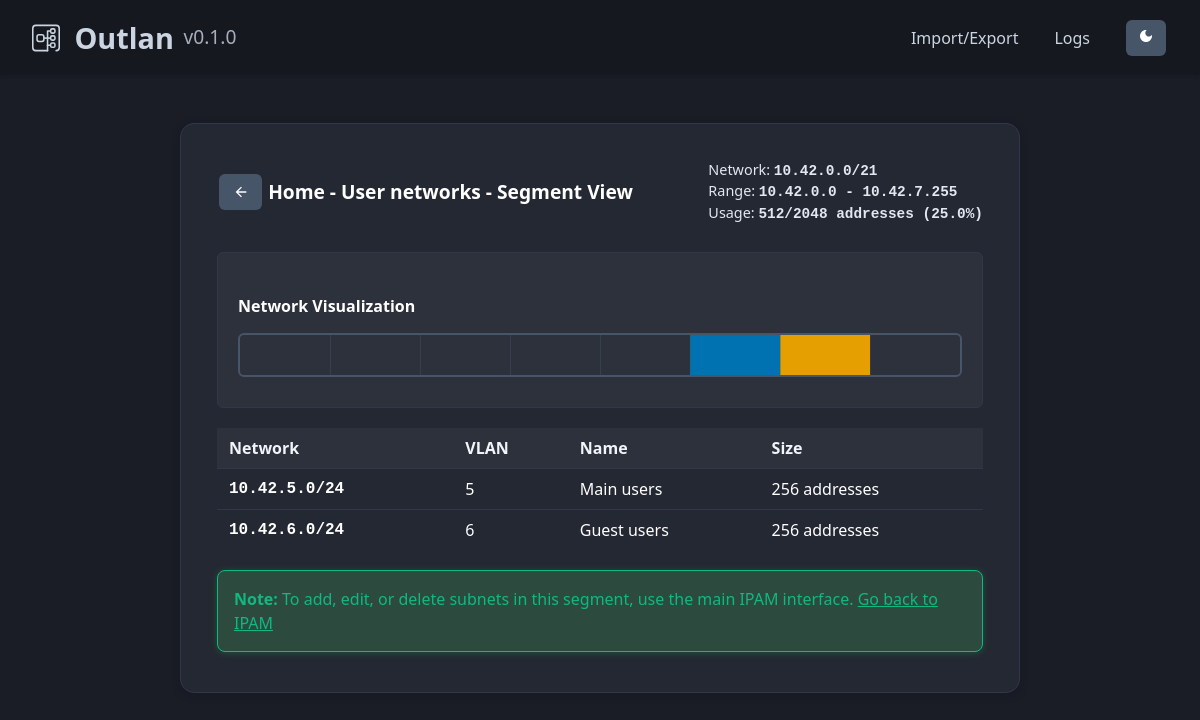
Screenshot of /segment/container/1 with the database file from the repository.
### app/models/__init__.py (models this page shows, shortened)
class NetworkContainer(db.Model):
    __tablename__ = "network_containers"
    id = Column(Integer, primary_key=True, autoincrement=True)
    block_id = Column(Integer, ForeignKey("network_blocks.id"), nullable=False)
    name = Column(String(255), nullable=False)
    base_network = Column(String(50), nullable=False)  # CIDR format for segment planning
    position = Column(Integer, default=0)
    block = relationship("NetworkBlock", back_populates="containers")

class Subnet(db.Model):
    __tablename__ = "subnets"
    id = Column(Integer, primary_key=True, autoincrement=True)
    block_id = Column(Integer, ForeignKey("network_blocks.id"), nullable=False)
    name = Column(String(255), nullable=False)
    vlan_id = Column(Integer)
    cidr = Column(String(50), nullable=False)
    block = relationship("NetworkBlock", back_populates="subnets")

### app/blueprints/segment_routes.py (the view)
@segment_bp.route("/container/<int:container_id>")
def view_container_segment(container_id):
    try:
        container = DatabaseService.get_container_by_id(container_id)
        if not container:
            flash(f"Container with ID {container_id} not found", "error")
            return redirect(url_for("main.index"))
        subnets = DatabaseService.get_subnets_by_block_id(container.block_id)
        allocations = []
        try:
            container_net = ipaddress.ip_network(container.base_network, strict=False)
            for subnet in subnets:
                try:
                    subnet_net = ipaddress.ip_network(subnet.cidr, strict=False)
                    if subnet_net.subnet_of(container_net):
                        allocations.append(
                            {
                                "id": subnet.id,
                                "network": subnet.cidr,
                                "description": subnet.name,
                                "vlan_tag": str(subnet.vlan_id) if subnet.vlan_id else "",
                                "created": datetime.now().isoformat(),
                            }
                        )
                except ValueError:
                    continue
        except ValueError:
            flash(f"Container has invalid base network: {container.base_network}", "error")
            return redirect(url_for("main.index"))
        def sort_by_network(allocation):
            try:
                return ipaddress.ip_network(allocation["network"], strict=False)
            except ValueError:
                return ipaddress.ip_network("255.255.255.255/32")
        allocations.sort(key=sort_by_network)
        usage = calculate_network_usage(container.base_network, [{"cidr": a["network"]} for a in allocations])
        try:
            container_net = ipaddress.ip_network(container.base_network, strict=False)
            network_address = str(container_net.network_address)
            broadcast_address = str(container_net.broadcast_address)
            ip_range = f"{network_address} - {broadcast_address}"
        except ValueError:
            ip_range = "Invalid network"
        segment_data = {
            "id": container.id,
            "name": f"{container.block.name} - {container.name}",
            "network": container.base_network,
            "ip_range": ip_range,
            "allocations": allocations,
            "usage": usage,
        }
        return render_template(
            "segment_planner.html", segment=segment_data, version=current_app.version, theme=get_theme()
        )
    except Exception as e:
        logger.error(f"Error viewing container segment {container_id}: {str(e)}", exc_info=True)
        flash(f"Error viewing container segment: {str(e)}", "error")
        return redirect(url_for("main.index"))

### app/blueprints/segment_routes.py (called while the page is built)
def calculate_network_usage(base_network, allocations):
    try:
        base_net = ipaddress.ip_network(base_network, strict=False)
        total_hosts = base_net.num_addresses
        used_hosts = 0
        for alloc in allocations:
            alloc_net = ipaddress.ip_network(alloc["cidr"], strict=False)
            used_hosts += alloc_net.num_addresses
        return {
            "total_hosts": total_hosts,
            "used_hosts": used_hosts,
            "free_hosts": total_hosts - used_hosts,
            "usage_percent": (used_hosts / total_hosts) * 100 if total_hosts > 0 else 0,
        }
    except ValueError:
        return {"total_hosts": 0, "used_hosts": 0, "free_hosts": 0, "usage_percent": 0}

### app/config.py (called while the page is built)
def get_theme() -> str:
    valid_options = ["light", "dark", "midnight"]
    return config.get_enum("display", "theme", valid_options, DEFAULT_THEME, "THEME")

    def get(self, section: str, key: str, default: Any = None, env_var: Optional[str] = None) -> Any:
        if env_var and env_var in os.environ:
            return os.environ[env_var]
        try:
            return self.config.get(section, key)
        except (configparser.NoSectionError, configparser.NoOptionError):
            return default

    def get_enum(self, section: str, key: str, valid_options: list, default: str, env_var: Optional[str] = None) -> str:
        value = self.get(section, key, default, env_var)
        for option in valid_options:
            if value.upper() == option.upper():
                return option
        return default

### app/utils/__init__.py (called while the page is built)
    @staticmethod
    def get_container_by_id(container_id: int) -> Optional[NetworkContainer]:
        return db.session.get(NetworkContainer, container_id)

    @staticmethod
    def get_subnets_by_block_id(block_id: int) -> List[Subnet]:
        return Subnet.query.filter_by(block_id=block_id).all()

### app/templates/segment_planner.html (shortened to what this page needs)
{% extends "base.html" %}
{% block content %}
<div class="block-section">
    <div class="block-header">
        <div class="block-title-section">
            <button type="button" class="btn-small" onclick="window.location.href='{{ url_for('main.index') }}'" title="Back to IPAM">
                <svg width="16" height="16" viewBox="0 0 24 24" fill="currentColor">
                    <path d="M20 11H7.83l5.59-5.59L12 4l-8 8 8 8 1.41-1.41L7.83 13H20v-2z"/>
                </svg>
            </button>
            <h3 class="block-title">{{ segment.name }} - Segment View</h3>
        </div>
        <div class="block-actions">
            <div class="network-info-display" style="color: var(--color-text-secondary); font-size: 0.9em; line-height: 1.4;">
                <div>Network: <strong style="font-family: monospace;">{{ segment.network }}</strong></div>
                <div>Range: <strong style="font-family: monospace;">{{ segment.ip_range }}</strong></div>
                <div id="usage-display">
                    Usage: <strong style="font-family: monospace;">{{ segment.usage.used_hosts }}/{{ segment.usage.total_hosts }} addresses
                    ({{ "%.1f"|format(segment.usage.usage_percent) }}%)</strong>
                </div>
            </div>
        </div>
    </div>
    <div class="block-content">
        <div class="segment-visualization-container" style="margin-bottom: 20px;">
            <div class="segment-visualization-card" style="background: var(--color-bg-tertiary); border: 1px solid var(--color-border-light); border-radius: 6px; padding: 20px; margin: 0.25em 0; display: block;">
                <h4 style="margin-bottom: 15px; color: var(--color-text-primary);">Network Visualization</h4>
                <div class="network-bar" id="network-bar" style="position: relative; height: 40px; background: var(--color-bg-tertiary); border: 2px solid var(--color-border); border-radius: 6px; margin: 10px 0; overflow: hidden;"></div>
            </div>
        </div>
        <div class="segment-subnets">
            <table class="subnets-table">
                <thead>
                    <tr>
                        <th>Network</th>
                        <th>VLAN</th>
                        <th>Name</th>
                        <th>Size</th>
                    </tr>
                </thead>
                <tbody id="allocations-tbody">
                    {% if segment.allocations %}
                        {% for allocation in segment.allocations %}
                        <tr>
                            <td class="network-column" style="font-family: monospace;">{{ allocation.network }}</td>
                            <td>{{ allocation.vlan_tag or '-' }}</td>
                            <td>{{ allocation.description or '-' }}</td>
                            <td class="allocation-size" data-network="{{ allocation.network }}">-</td>
                        </tr>
                        {% endfor %}
                    {% else %}
                        <tr>
                            <td colspan="4" style="text-align: center; color: var(--color-text-muted); font-style: italic; padding: 1em;">
                                No subnets found for this segment.
                            </td>
                        </tr>
                    {% endif %}
                </tbody>
            </table>
        </div>
        <div class="success-message" style="margin-top: 20px;">
            <strong>Note:</strong> To add, edit, or delete subnets in this segment, use the main IPAM interface.
            <a href="{{ url_for('main.index') }}" style="color: var(--color-success); text-decoration: underline;">Go back to IPAM</a>
        </div>
    </div>
</div>
{% endblock %}

### app/static/style/style.css (style rules this page uses)
@media (min-width: 1200px) { .btn-small { padding: 0.6em 0.9em; font-size: 0.95em; } }

### app/static/style/segment_planner.css (style rules this page uses)
:root { --segment-color-0: #0072B2; --segment-color-1: #E69F00; --segment-color-2: #009E73; --segment-color-3: #CC79A7; --segment-color-4: #F0E442; --segment-color-5: #D55E00; --segment-color-6: #56B4E9; --segment-color-7: #999999; }
.segment-subnets { display: block; }
.segment-subnets .subnets-table { width: 100%; border-collapse: collapse; margin-bottom: 1em; }
.segment-subnets .subnets-table th, .segment-subnets .subnets-table td { padding: 8px 12px; border-bottom: 1px solid var(--color-border-light); text-align: left; }
.segment-subnets .subnets-table th { color: var(--color-text-light); background: var(--color-bg-tertiary); font-weight: 600; }
.segment-subnets .subnets-table tr:last-child td { border-bottom: none; }
.segment-subnets .network-column { font-family: monospace; font-weight: bold; }

### app/static/style/variables.css (style rules this page uses)
:root { --color-accent: #525be1; --color-accent-hover: #4c55d1; --color-orange: #ff8c00; --color-orange-hover: #e67c00; --color-primary: #3b82f6; --color-primary-dark: #1d4ed8; --color-primary-hover: #2563eb; --color-secondary: #475569; --color-secondary-hover: #64748b; --color-bg-primary: #1a1d26; --color-bg-secondary: #242832; --color-bg-tertiary: #2c313c; --color-bg-quaternary: #16181f; --color-text-primary: #ffffff; --color-text-secondary: #e2e8f0; --color-text-muted: #cbd5e1; --color-text-light: #f1f5f9; --color-success: #10b981; --color-success-hover: #059669; --color-warning: #ffa500; --color-danger: #8b2635; --color-danger-hover: #a83242; --color-danger-bright: #fa4069; --color-error-bg: #3d1a1a; --color-warning-bg: #3d2d1a; --color-success-bg: #2d4a3e; --color-border: #475569; --color-border-light: #31364b; --color-border-dark: #3a3f4c; --color-shadow-primary: #0f111844; --color-shadow-success: #22c55e44; --color-shadow-warning: #ffa50044; --color-shadow-danger: #6e284944; }
* { transition: background-color 0.3s ease, color 0.3s ease, border-color 0.3s ease; }

### app/static/style/components.css (style rules this page uses)
.btn-base, .btn-main, .btn-small, .delete-btn, .edit-link, .rename-btn, .save-btn, .cancel-btn, .export-btn, .move-up-btn, .move-down-btn, .collapse-btn, .current-state-btn, .add-subnet-btn, .segment-btn, .theme-toggle { display: inline-flex; align-items: center; justify-content: center; gap: 0.25em; min-height: 36px; padding: 0.5em 0.75em; border-radius: 6px; font-size: 0.85em; font-weight: 500; text-decoration: none; line-height: 1; border: none; cursor: pointer; margin: 0.125em; box-sizing: border-box; transition: all 0.2s ease; user-select: none; background: var(--color-secondary); color: var(--color-text-primary); }

### app/static/style/layout.css (style rules this page uses)
body { background: var(--color-bg-primary); color: var(--color-text-primary); font-family: 'Segoe UI', Tahoma, Geneva, Verdana, sans-serif; margin: 0; padding: 0; font-size: 16px; line-height: 1.5; }
.block-section { background: var(--color-bg-secondary); margin: 0.5em 0; border-radius: 8px; box-shadow: 0 2px 8px 0 var(--color-shadow-primary); border: 1px solid var(--color-border-light); }
.block-header { margin: 0.25em 0; display: flex; flex-direction: column; gap: 0.25em; }
.block-title-section { display: flex; align-items: center; justify-content: center; flex-wrap: wrap; gap: 0.25em; }
.block-title { font-size: 1em; font-weight: 600; color: var(--color-text-primary); margin: 0; flex: 1; min-width: 0; word-break: break-word; }
.block-actions { display: flex; flex-wrap: wrap; gap: 0.0625em; justify-content: flex-start; margin-top: 0.25em; }
.block-content { padding: 0.75em 0.75em 0 0.75em; }
.success-message { background: var(--color-success-bg); color: var(--color-success); border: 1.5px solid var(--color-success); border-radius: 8px; padding: 1em; margin: 1em 0; box-shadow: 0 1px 7px 0 var(--color-shadow-success); }
@media (min-width: 768px) { body { font-size: 16px; } }
@media (min-width: 768px) { .block-section { margin: 1em 0; padding: 1em; border-radius: 14px; } }
@media (min-width: 768px) { .block-header { margin: 0.75em; flex-direction: row; justify-content: space-between; align-items: center; } }
@media (min-width: 768px) { .block-title-section { flex-direction: row; justify-content: flex-start; } }
@media (min-width: 768px) { .block-title { font-size: 1.2em; } }
@media (min-width: 768px) { .block-actions { margin-top: 0; justify-content: flex-end; } }
@media (min-width: 1200px) { .block-section { padding: 1.5em; } }

### rows the page displays
NetworkContainer: network "10.42.0.0/21"
Subnet: network "10.42.5.0/24", vlan "5", name "Main users"
Subnet: network "10.42.6.0/24", vlan "6", name "Guest users"

### other values shown
{{ version }} "0.1.0"
{{ segment.name }} "Home - User networks"
{{ segment.ip_range }} "10.42.0.0 - 10.42.7.255"
{{ segment.usage.used_hosts }} "512"
{{ segment.usage.total_hosts }} "2048"
{{ "%.1f"|format(segment.usage.usage_percent) }} "25.0"
